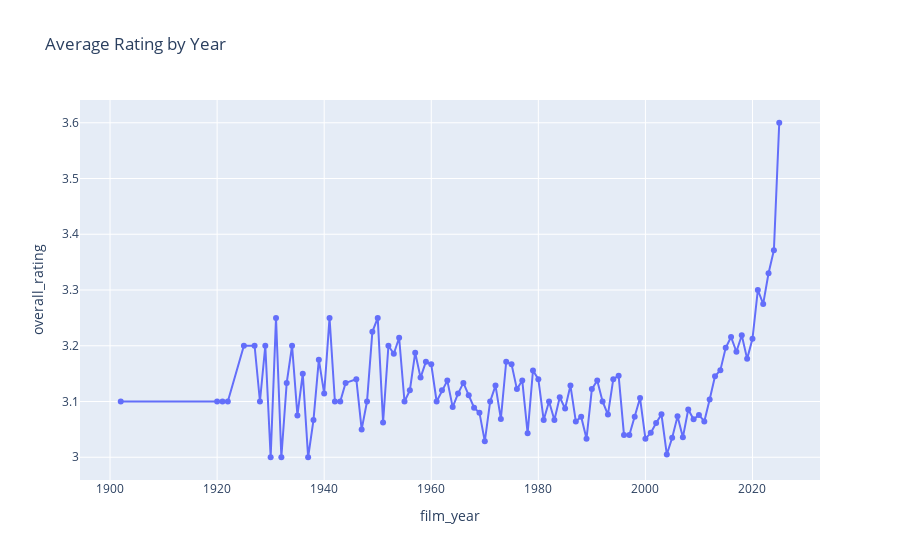

Notebook cell for this chart:
### Code cell
fig = px.line(avg_rating_by_year, x='film_year', y='overall_rating', markers= "point" ,title='Average Rating by Year')
fig.show()
